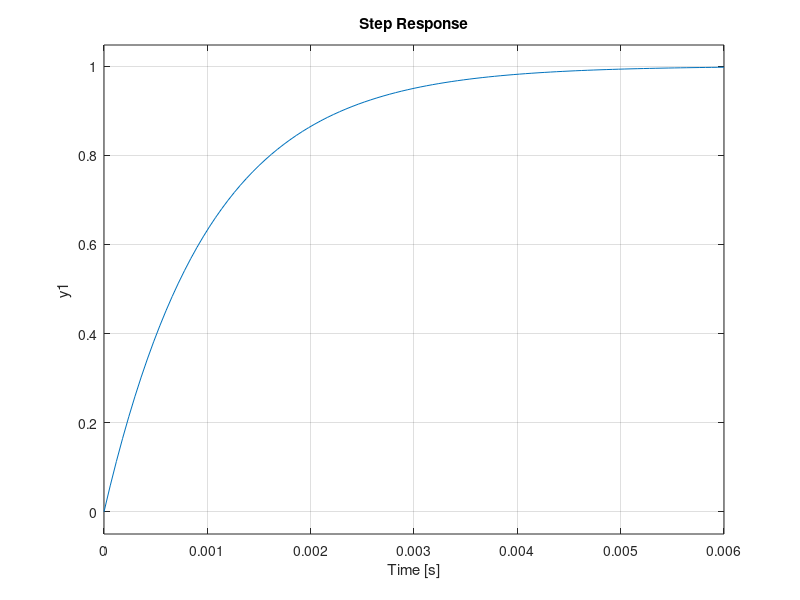

Recreate this plot in MATLAB.
% """
% Module Outils Numériques / Semestre 5 / Institut d'Optique
% 
% System approach - RC filter - Matlab Script
% 
% Created on 20/Apr/2023
% 
% @author: LEnsE / IOGS / Palaiseau
% @author: Julien Villemejane
% """

R = 1e3;
C = 1e-6;

num = [1];
den = [(R*C) 1];
tf_sys = tf(num, den)

bode(tf_sys)
step(tf_sys)